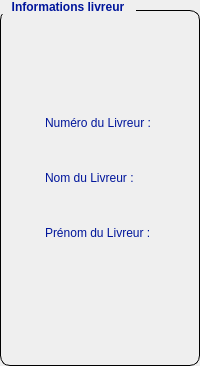
                        <widget class="QGroupBox" name="groupBox_24">
                         <property name="sizePolicy">
                          <sizepolicy hsizetype="Expanding" vsizetype="Expanding">
                           <horstretch>233</horstretch>
                           <verstretch>50</verstretch>
                          </sizepolicy>
                         </property>
                         <property name="styleSheet">
                          <string notr="true">QGroupBox {
	font-weight: bold;        /* Texte en gras */
    color: #00159b;           /* Couleur du texte */
    border: 1px solid ; /* Bordure plus fine et élégante */
    border-radius: 10px;       /* Coins arrondis */
    padding: 10px;             /* Espace intérieur */
    margin-top: 10px;          /* Espace pour le titre */
}

QGroupBox::title {
    subcontrol-origin: margin;
    padding: 0 10px;                 /* Espace autour du titre */
    color:#00159b;                  /* Couleur du texte du titre */
    border-radius: 5px;              /* Coins arrondis du titre */
    font-weight: bold;               /* Met le titre en gras */
    font-size: 20px;                 /* Taille du texte */
}
</string>
                         </property>
                         <property name="title">
                          <string>Informations livreur</string>
                         </property>
                         <layout class="QGridLayout" name="gridLayout_53">
                          <item row="0" column="0">
                           <spacer name="verticalSpacer_11">
                            <property name="orientation">
                             <enum>Qt::Orientation::Vertical</enum>
                            </property>
                            <property name="sizeHint" stdset="0">
                             <size>
                              <width>20</width>
                              <height>84</height>
                             </size>
                            </property>
                           </spacer>
                          </item>
                          <item row="1" column="0">
                           <layout class="QVBoxLayout" name="verticalLayout_60">
                            <item>
                             <layout class="QVBoxLayout" name="verticalLayout_61">
                              <item>
                               <widget class="QLabel" name="label_164">
                                <property name="styleSheet">
                                 <string notr="true">font: 600 11pt &quot;Segoe UI&quot;;
color: rgb(0, 21, 155)</string>
                                </property>
                                <property name="text">
                                 <string>Numéro du Livreur : </string>
                                </property>
                               </widget>
                              </item>
                              <item>
                               <widget class="QLabel" name="l_ide_t">
                                <property name="sizePolicy">
                                 <sizepolicy hsizetype="Fixed" vsizetype="Preferred">
                                  <horstretch>0</horstretch>
                                  <verstretch>0</verstretch>
                                 </sizepolicy>
                                </property>
                                <property name="styleSheet">
                                 <string notr="true">font: 600 12pt &quot;Segoe UI&quot;;
color: rgb(0, 0, 0);</string>
                                </property>
                                <property name="text">
                                 <string/>
                                </property>
                               </widget>
                              </item>
                             </layout>
                            </item>
                            <item>
                             <spacer name="verticalSpacer_26">
                              <property name="orientation">
                               <enum>Qt::Orientation::Vertical</enum>
                              </property>
                              <property name="sizeType">
                               <enum>QSizePolicy::Policy::Fixed</enum>
                              </property>
                              <property name="sizeHint" stdset="0">
                               <size>
                                <width>20</width>
                                <height>15</height>
                               </size>
                              </property>
                             </spacer>
                            </item>
                            <item>
                             <layout class="QVBoxLayout" name="verticalLayout_62">
                              <item>
                               <widget class="QLabel" name="label_165">
                                <property name="styleSheet">
                                 <string notr="true">font: 600 11pt &quot;Segoe UI&quot;;
color: rgb(0, 21, 155)</string>
                                </property>
                                <property name="text">
                                 <string>Nom du Livreur : </string>
                                </property>
                               </widget>
                              </item>
                              <item>
                               <widget class="QLabel" name="l_nome_t">
                                <property name="sizePolicy">
                                 <sizepolicy hsizetype="Fixed" vsizetype="Preferred">
                                  <horstretch>0</horstretch>
                                  <verstretch>0</verstretch>
                                 </sizepolicy>
                                </property>
                                <property name="styleSheet">
                                 <string notr="true">font: 600 12pt &quot;Segoe UI&quot;;
color: rgb(0, 0, 0);</string>
                                </property>
                                <property name="text">
                                 <string/>
                                </property>
                               </widget>
                              </item>
                             </layout>
                            </item>
                            <item>
                             <spacer name="verticalSpacer_27">
                              <property name="orientation">
                               <enum>Qt::Orientation::Vertical</enum>
                              </property>
                              <property name="sizeType">
                               <enum>QSizePolicy::Policy::Fixed</enum>
                              </property>
                              <property name="sizeHint" stdset="0">
                               <size>
                                <width>20</width>
                                <height>15</height>
                               </size>
                              </property>
                             </spacer>
                            </item>
                            <item>
                             <layout class="QVBoxLayout" name="verticalLayout_63">
                              <item>
                               <widget class="QLabel" name="label_166">
                                <property name="styleSheet">
                                 <string notr="true">font: 600 11pt &quot;Segoe UI&quot;;
color: rgb(0, 21, 155)</string>
                                </property>
                                <property name="text">
                                 <string>Prénom du Livreur :</string>
                                </property>
                               </widget>
                              </item>
                              <item>
                               <widget class="QLabel" name="l_prenome_t">
                                <property name="sizePolicy">
                                 <sizepolicy hsizetype="Fixed" vsizetype="Preferred">
                                  <horstretch>0</horstretch>
                                  <verstretch>0</verstretch>
                                 </sizepolicy>
                                </property>
                                <property name="styleSheet">
                                 <string notr="true">font: 600 12pt &quot;Segoe UI&quot;;
color: rgb(0, 0, 0);</string>
                                </property>
                                <property name="text">
                                 <string/>
                                </property>
                               </widget>
                              </item>
                             </layout>
                            </item>
                           </layout>
                          </item>
                          <item row="2" column="0">
                           <spacer name="verticalSpacer_12">
                            <property name="orientation">
                             <enum>Qt::Orientation::Vertical</enum>
                            </property>
                            <property name="sizeHint" stdset="0">
                             <size>
                              <width>18</width>
                              <height>84</height>
                             </size>
                            </property>
                           </spacer>
                          </item>
                         </layout>
                        </widget>
